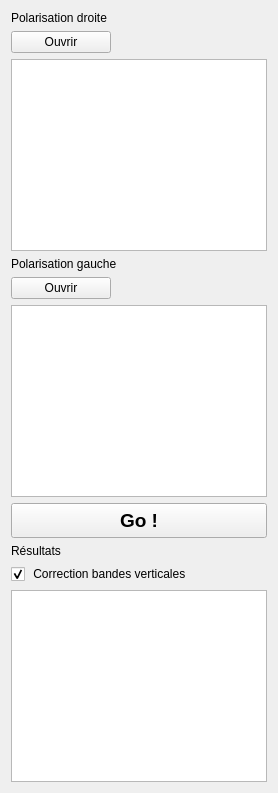
       <widget class="QWidget" name="magnet_panel">
        <layout class="QVBoxLayout" name="verticalLayout_26">
         <item>
          <widget class="QLabel" name="label_12">
           <property name="text">
            <string>Polarisation droite</string>
           </property>
          </widget>
         </item>
         <item>
          <widget class="QPushButton" name="mag_droite_open_btn">
           <property name="maximumSize">
            <size>
             <width>100</width>
             <height>16777215</height>
            </size>
           </property>
           <property name="text">
            <string>Ouvrir</string>
           </property>
          </widget>
         </item>
         <item>
          <widget class="QListWidget" name="mag_droite_list"/>
         </item>
         <item>
          <widget class="QLabel" name="label_13">
           <property name="text">
            <string>Polarisation gauche</string>
           </property>
          </widget>
         </item>
         <item>
          <widget class="QPushButton" name="mag_gauche_open_btn">
           <property name="maximumSize">
            <size>
             <width>100</width>
             <height>16777215</height>
            </size>
           </property>
           <property name="text">
            <string>Ouvrir</string>
           </property>
          </widget>
         </item>
         <item>
          <widget class="QListWidget" name="mag_gauche_list"/>
         </item>
         <item>
          <widget class="QPushButton" name="mag_go_btn">
           <property name="minimumSize">
            <size>
             <width>0</width>
             <height>35</height>
            </size>
           </property>
           <property name="font">
            <font>
             <pointsize>14</pointsize>
             <bold>true</bold>
            </font>
           </property>
           <property name="text">
            <string>Go !</string>
           </property>
          </widget>
         </item>
         <item>
          <widget class="QLabel" name="label_11">
           <property name="text">
            <string>Résultats</string>
           </property>
          </widget>
         </item>
         <item>
          <widget class="QCheckBox" name="mag_corrige_chk">
           <property name="text">
            <string> Correction bandes verticales</string>
           </property>
           <property name="checked">
            <bool>true</bool>
           </property>
          </widget>
         </item>
         <item>
          <widget class="QListWidget" name="mag_results_list"/>
         </item>
        </layout>
       </widget>
